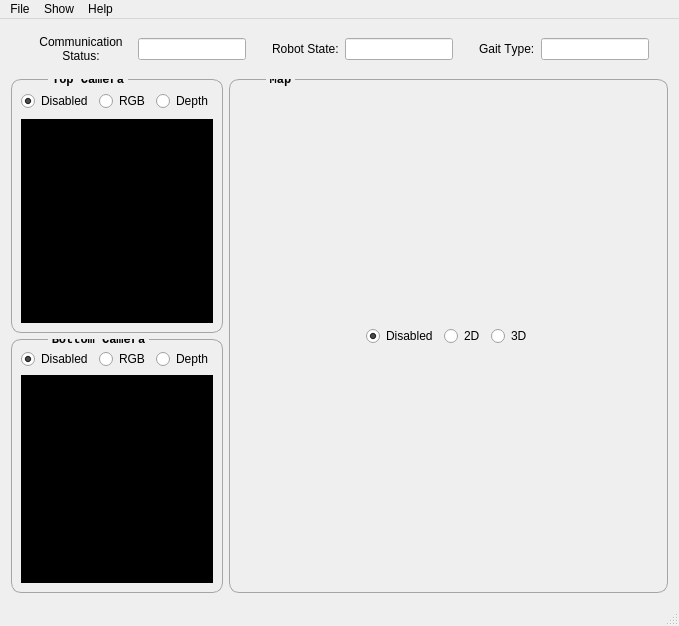
<?xml version="1.0" encoding="UTF-8"?>
<ui version="4.0">
 <class>MainWindow</class>
 <widget class="QMainWindow" name="MainWindow">
  <property name="geometry">
   <rect>
    <x>0</x>
    <y>0</y>
    <width>679</width>
    <height>626</height>
   </rect>
  </property>
  <property name="minimumSize">
   <size>
    <width>0</width>
    <height>0</height>
   </size>
  </property>
  <property name="font">
   <font>
    <weight>50</weight>
    <bold>false</bold>
   </font>
  </property>
  <property name="windowTitle">
   <string>oMainWindow</string>
  </property>
  <widget class="QWidget" name="centralWidget">
   <layout class="QVBoxLayout" name="verticalLayout_9">
    <item>
     <spacer name="verticalSpacer_2">
      <property name="orientation">
       <enum>Qt::Vertical</enum>
      </property>
      <property name="sizeType">
       <enum>QSizePolicy::Fixed</enum>
      </property>
      <property name="sizeHint" stdset="0">
       <size>
        <width>20</width>
        <height>5</height>
       </size>
      </property>
     </spacer>
    </item>
    <item>
     <layout class="QHBoxLayout" name="horizontalLayout_5">
      <item>
       <spacer name="horizontalSpacer_7">
        <property name="orientation">
         <enum>Qt::Horizontal</enum>
        </property>
        <property name="sizeHint" stdset="0">
         <size>
          <width>40</width>
          <height>20</height>
         </size>
        </property>
       </spacer>
      </item>
      <item>
       <widget class="QLabel" name="label">
        <property name="font">
         <font>
          <weight>50</weight>
          <bold>false</bold>
          <underline>false</underline>
          <strikeout>false</strikeout>
          <kerning>false</kerning>
         </font>
        </property>
        <property name="text">
         <string>Communication Status:</string>
        </property>
        <property name="alignment">
         <set>Qt::AlignCenter</set>
        </property>
        <property name="wordWrap">
         <bool>true</bool>
        </property>
       </widget>
      </item>
      <item>
       <widget class="QLineEdit" name="lineEdit">
        <property name="sizePolicy">
         <sizepolicy hsizetype="Fixed" vsizetype="Fixed">
          <horstretch>0</horstretch>
          <verstretch>0</verstretch>
         </sizepolicy>
        </property>
        <property name="readOnly">
         <bool>true</bool>
        </property>
       </widget>
      </item>
      <item>
       <spacer name="horizontalSpacer_9">
        <property name="orientation">
         <enum>Qt::Horizontal</enum>
        </property>
        <property name="sizeType">
         <enum>QSizePolicy::Fixed</enum>
        </property>
        <property name="sizeHint" stdset="0">
         <size>
          <width>20</width>
          <height>20</height>
         </size>
        </property>
       </spacer>
      </item>
      <item>
       <widget class="QLabel" name="label_2">
        <property name="font">
         <font>
          <underline>false</underline>
          <strikeout>false</strikeout>
         </font>
        </property>
        <property name="text">
         <string>Robot State:</string>
        </property>
       </widget>
      </item>
      <item>
       <widget class="QLineEdit" name="lineEdit_2">
        <property name="sizePolicy">
         <sizepolicy hsizetype="Fixed" vsizetype="Fixed">
          <horstretch>0</horstretch>
          <verstretch>0</verstretch>
         </sizepolicy>
        </property>
        <property name="readOnly">
         <bool>true</bool>
        </property>
       </widget>
      </item>
      <item>
       <spacer name="horizontalSpacer_10">
        <property name="orientation">
         <enum>Qt::Horizontal</enum>
        </property>
        <property name="sizeType">
         <enum>QSizePolicy::Fixed</enum>
        </property>
        <property name="sizeHint" stdset="0">
         <size>
          <width>20</width>
          <height>20</height>
         </size>
        </property>
       </spacer>
      </item>
      <item>
       <widget class="QLabel" name="label_3">
        <property name="font">
         <font>
          <weight>50</weight>
          <bold>false</bold>
          <underline>false</underline>
          <kerning>false</kerning>
         </font>
        </property>
        <property name="text">
         <string>Gait Type:</string>
        </property>
       </widget>
      </item>
      <item>
       <widget class="QLineEdit" name="lineEdit_3">
        <property name="sizePolicy">
         <sizepolicy hsizetype="Fixed" vsizetype="Fixed">
          <horstretch>0</horstretch>
          <verstretch>0</verstretch>
         </sizepolicy>
        </property>
        <property name="readOnly">
         <bool>true</bool>
        </property>
       </widget>
      </item>
      <item>
       <spacer name="horizontalSpacer_8">
        <property name="orientation">
         <enum>Qt::Horizontal</enum>
        </property>
        <property name="sizeHint" stdset="0">
         <size>
          <width>40</width>
          <height>20</height>
         </size>
        </property>
       </spacer>
      </item>
     </layout>
    </item>
    <item>
     <spacer name="verticalSpacer">
      <property name="orientation">
       <enum>Qt::Vertical</enum>
      </property>
      <property name="sizeType">
       <enum>QSizePolicy::Fixed</enum>
      </property>
      <property name="sizeHint" stdset="0">
       <size>
        <width>20</width>
        <height>10</height>
       </size>
      </property>
     </spacer>
    </item>
    <item>
     <layout class="QHBoxLayout" name="horizontalLayout_4" stretch="1,3">
      <item>
       <layout class="QVBoxLayout" name="verticalLayout_8">
        <item>
         <layout class="QVBoxLayout" name="verticalLayout_4">
          <item>
           <widget class="QGroupBox" name="GroupBox_Top_Camera">
            <property name="sizePolicy">
             <sizepolicy hsizetype="Preferred" vsizetype="Preferred">
              <horstretch>0</horstretch>
              <verstretch>0</verstretch>
             </sizepolicy>
            </property>
            <property name="font">
             <font>
              <family>consolas</family>
              <weight>75</weight>
              <italic>false</italic>
              <bold>true</bold>
             </font>
            </property>
            <property name="autoFillBackground">
             <bool>false</bool>
            </property>
            <property name="styleSheet">
             <string notr="true">QGroupBox{
    border: 1px solid rgb(165,165,165);
	border-radius: 10px;
    margin-top: 0.5em;
}

QGroupBox::title {
    top: -6px;
    left: auto;
	right: auto;
}</string>
            </property>
            <property name="title">
             <string>Top Camera</string>
            </property>
            <property name="alignment">
             <set>Qt::AlignHCenter|Qt::AlignTop</set>
            </property>
            <property name="flat">
             <bool>false</bool>
            </property>
            <layout class="QVBoxLayout" name="verticalLayout_5">
             <property name="leftMargin">
              <number>9</number>
             </property>
             <property name="topMargin">
              <number>9</number>
             </property>
             <property name="rightMargin">
              <number>9</number>
             </property>
             <property name="bottomMargin">
              <number>9</number>
             </property>
             <item>
              <layout class="QHBoxLayout" name="horizontalLayout_2">
               <property name="topMargin">
                <number>2</number>
               </property>
               <property name="bottomMargin">
                <number>2</number>
               </property>
               <item>
                <spacer name="horizontalSpacer_3">
                 <property name="orientation">
                  <enum>Qt::Horizontal</enum>
                 </property>
                 <property name="sizeHint" stdset="0">
                  <size>
                   <width>40</width>
                   <height>20</height>
                  </size>
                 </property>
                </spacer>
               </item>
               <item>
                <widget class="QRadioButton" name="radioButton_Top_Camera_1">
                 <property name="text">
                  <string>Disabled</string>
                 </property>
                 <property name="checked">
                  <bool>true</bool>
                 </property>
                </widget>
               </item>
               <item>
                <widget class="QRadioButton" name="radioButton_Top_Camera_2">
                 <property name="text">
                  <string>RGB</string>
                 </property>
                </widget>
               </item>
               <item>
                <widget class="QRadioButton" name="radioButton_Top_Camera_3">
                 <property name="text">
                  <string>Depth</string>
                 </property>
                </widget>
               </item>
               <item>
                <spacer name="horizontalSpacer_4">
                 <property name="orientation">
                  <enum>Qt::Horizontal</enum>
                 </property>
                 <property name="sizeHint" stdset="0">
                  <size>
                   <width>40</width>
                   <height>20</height>
                  </size>
                 </property>
                </spacer>
               </item>
              </layout>
             </item>
             <item>
              <widget class="QLabel" name="TopCameraImage">
               <property name="sizePolicy">
                <sizepolicy hsizetype="Ignored" vsizetype="Ignored">
                 <horstretch>0</horstretch>
                 <verstretch>0</verstretch>
                </sizepolicy>
               </property>
               <property name="styleSheet">
                <string notr="true">background-color: rgb(0, 0, 0);</string>
               </property>
               <property name="text">
                <string/>
               </property>
               <property name="scaledContents">
                <bool>true</bool>
               </property>
              </widget>
             </item>
            </layout>
           </widget>
          </item>
         </layout>
        </item>
        <item>
         <layout class="QVBoxLayout" name="verticalLayout_6">
          <item>
           <widget class="QGroupBox" name="GroupBox_Bottom_Camera">
            <property name="sizePolicy">
             <sizepolicy hsizetype="Preferred" vsizetype="Preferred">
              <horstretch>0</horstretch>
              <verstretch>0</verstretch>
             </sizepolicy>
            </property>
            <property name="font">
             <font>
              <family>consolas</family>
              <weight>75</weight>
              <italic>false</italic>
              <bold>true</bold>
             </font>
            </property>
            <property name="autoFillBackground">
             <bool>false</bool>
            </property>
            <property name="styleSheet">
             <string notr="true">QGroupBox{
    border: 1px solid rgb(165,165,165);
	border-radius: 10px;
    margin-top: 0.5em;
}

QGroupBox::title {
    top: -6px;
    left: auto;
	right: auto;
}</string>
            </property>
            <property name="title">
             <string>Bottom Camera</string>
            </property>
            <property name="alignment">
             <set>Qt::AlignHCenter|Qt::AlignTop</set>
            </property>
            <property name="flat">
             <bool>false</bool>
            </property>
            <layout class="QVBoxLayout" name="verticalLayout_7">
             <property name="leftMargin">
              <number>9</number>
             </property>
             <property name="topMargin">
              <number>9</number>
             </property>
             <property name="rightMargin">
              <number>9</number>
             </property>
             <property name="bottomMargin">
              <number>9</number>
             </property>
             <item>
              <layout class="QHBoxLayout" name="horizontalLayout_3">
               <item>
                <spacer name="horizontalSpacer_5">
                 <property name="orientation">
                  <enum>Qt::Horizontal</enum>
                 </property>
                 <property name="sizeHint" stdset="0">
                  <size>
                   <width>40</width>
                   <height>20</height>
                  </size>
                 </property>
                </spacer>
               </item>
               <item>
                <widget class="QRadioButton" name="radioButton_Bottom_Camera_1">
                 <property name="text">
                  <string>Disabled</string>
                 </property>
                 <property name="checked">
                  <bool>true</bool>
                 </property>
                </widget>
               </item>
               <item>
                <widget class="QRadioButton" name="radioButton_Bottom_Camera_2">
                 <property name="text">
                  <string>RGB</string>
                 </property>
                </widget>
               </item>
               <item>
                <widget class="QRadioButton" name="radioButton_Bottom_Camera_3">
                 <property name="text">
                  <string>Depth</string>
                 </property>
                </widget>
               </item>
               <item>
                <spacer name="horizontalSpacer_6">
                 <property name="orientation">
                  <enum>Qt::Horizontal</enum>
                 </property>
                 <property name="sizeHint" stdset="0">
                  <size>
                   <width>40</width>
                   <height>20</height>
                  </size>
                 </property>
                </spacer>
               </item>
              </layout>
             </item>
             <item>
              <widget class="QLabel" name="BottomCameraImage">
               <property name="sizePolicy">
                <sizepolicy hsizetype="Ignored" vsizetype="Ignored">
                 <horstretch>0</horstretch>
                 <verstretch>0</verstretch>
                </sizepolicy>
               </property>
               <property name="styleSheet">
                <string notr="true">background-color: rgb(0, 0, 0);</string>
               </property>
               <property name="text">
                <string/>
               </property>
               <property name="scaledContents">
                <bool>true</bool>
               </property>
              </widget>
             </item>
            </layout>
           </widget>
          </item>
         </layout>
        </item>
       </layout>
      </item>
      <item>
       <layout class="QVBoxLayout" name="verticalLayout_2">
        <item>
         <widget class="QGroupBox" name="GroupBox_Map">
          <property name="sizePolicy">
           <sizepolicy hsizetype="Preferred" vsizetype="Preferred">
            <horstretch>0</horstretch>
            <verstretch>0</verstretch>
           </sizepolicy>
          </property>
          <property name="font">
           <font>
            <family>consolas</family>
            <weight>75</weight>
            <italic>false</italic>
            <bold>true</bold>
           </font>
          </property>
          <property name="autoFillBackground">
           <bool>false</bool>
          </property>
          <property name="styleSheet">
           <string notr="true">QGroupBox{
    border: 1px solid rgb(165,165,165);
	border-radius: 10px;
    margin-top: 0.5em;
}

QGroupBox::title {
    top: -6px;
    left: auto;
	right: auto;
}</string>
          </property>
          <property name="title">
           <string>Map</string>
          </property>
          <property name="alignment">
           <set>Qt::AlignHCenter|Qt::AlignTop</set>
          </property>
          <property name="flat">
           <bool>false</bool>
          </property>
          <layout class="QVBoxLayout" name="verticalLayout_3">
           <property name="leftMargin">
            <number>9</number>
           </property>
           <property name="topMargin">
            <number>9</number>
           </property>
           <property name="rightMargin">
            <number>9</number>
           </property>
           <property name="bottomMargin">
            <number>9</number>
           </property>
           <item>
            <layout class="QHBoxLayout" name="horizontalLayout">
             <item>
              <spacer name="horizontalSpacer">
               <property name="orientation">
                <enum>Qt::Horizontal</enum>
               </property>
               <property name="sizeHint" stdset="0">
                <size>
                 <width>40</width>
                 <height>20</height>
                </size>
               </property>
              </spacer>
             </item>
             <item>
              <widget class="QRadioButton" name="radioButton_Map_1">
               <property name="text">
                <string>Disabled</string>
               </property>
               <property name="checked">
                <bool>true</bool>
               </property>
              </widget>
             </item>
             <item>
              <widget class="QRadioButton" name="radioButton_Map_2">
               <property name="text">
                <string>2D</string>
               </property>
              </widget>
             </item>
             <item>
              <widget class="QRadioButton" name="radioButton_Map_3">
               <property name="text">
                <string>3D</string>
               </property>
              </widget>
             </item>
             <item>
              <spacer name="horizontalSpacer_2">
               <property name="orientation">
                <enum>Qt::Horizontal</enum>
               </property>
               <property name="sizeHint" stdset="0">
                <size>
                 <width>40</width>
                 <height>20</height>
                </size>
               </property>
              </spacer>
             </item>
            </layout>
           </item>
          </layout>
         </widget>
        </item>
       </layout>
      </item>
     </layout>
    </item>
   </layout>
  </widget>
  <widget class="QMenuBar" name="menuBar">
   <property name="geometry">
    <rect>
     <x>0</x>
     <y>0</y>
     <width>679</width>
     <height>22</height>
    </rect>
   </property>
   <widget class="QMenu" name="menuFile">
    <property name="title">
     <string>File</string>
    </property>
    <addaction name="actionOpen"/>
   </widget>
   <widget class="QMenu" name="menuShow">
    <property name="title">
     <string>Show</string>
    </property>
    <addaction name="actionCurrentPoseTF"/>
    <addaction name="actionOdometry"/>
    <addaction name="actionPlanned_Trajectory"/>
   </widget>
   <widget class="QMenu" name="menuHelp">
    <property name="title">
     <string>Help</string>
    </property>
    <addaction name="actionAbout"/>
   </widget>
   <addaction name="menuFile"/>
   <addaction name="menuShow"/>
   <addaction name="menuHelp"/>
  </widget>
  <widget class="QStatusBar" name="statusBar"/>
  <action name="actionOpen">
   <property name="icon">
    <iconset>
     <normaloff>../Downloads/map.png</normaloff>../Downloads/map.png</iconset>
   </property>
   <property name="text">
    <string>Open</string>
   </property>
  </action>
  <action name="actionCurrentPoseTF">
   <property name="checkable">
    <bool>true</bool>
   </property>
   <property name="checked">
    <bool>false</bool>
   </property>
   <property name="text">
    <string>Current Pose TF</string>
   </property>
  </action>
  <action name="actionOdometry">
   <property name="checkable">
    <bool>true</bool>
   </property>
   <property name="text">
    <string>Odometry</string>
   </property>
  </action>
  <action name="actionPlanned_Trajectory">
   <property name="checkable">
    <bool>true</bool>
   </property>
   <property name="text">
    <string>Planned Trajectory</string>
   </property>
  </action>
  <action name="actionAbout">
   <property name="text">
    <string>About</string>
   </property>
  </action>
 </widget>
 <layoutdefault spacing="6" margin="11"/>
 <resources/>
 <connections/>
</ui>
